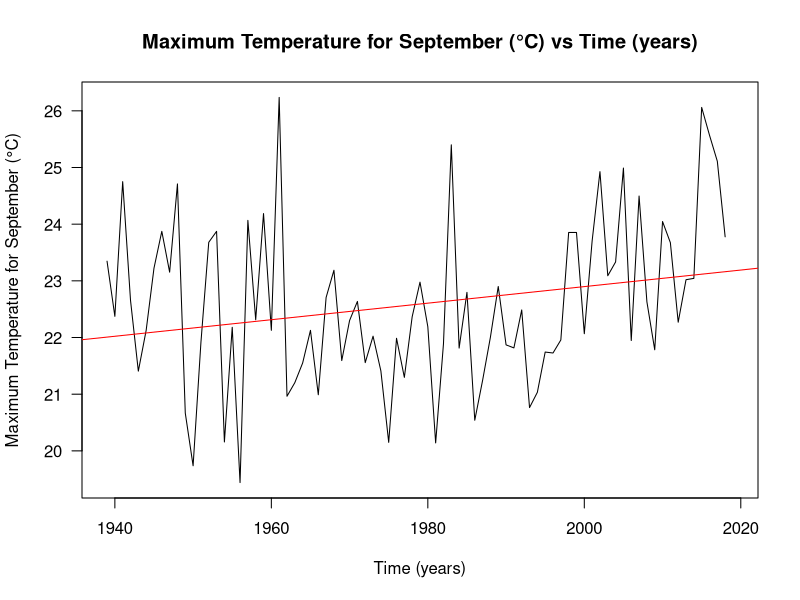
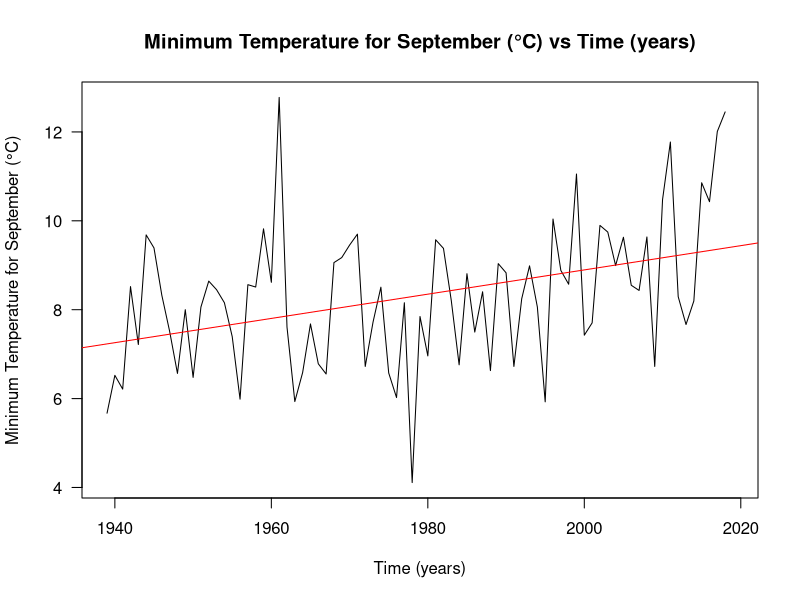
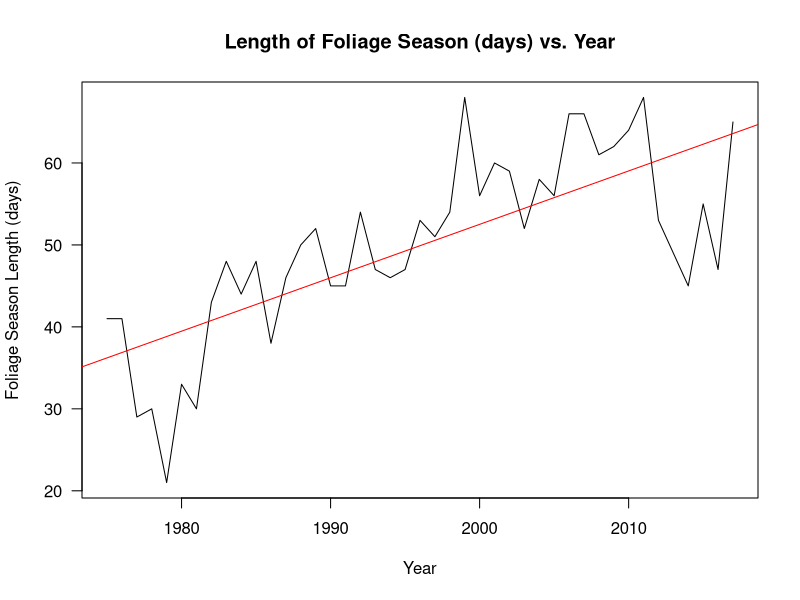

Write the R code that produced these figures, in order.
## ---- chunk 1
knitr::opts_chunk$set(echo = TRUE)
## ---- chunk 2
##Read CSV Data
climate_data <- read.csv("susannah_concordnh_data.csv")
## ---- chunk 3
##Fix Dates
strDates <- as.character(climate_data$DATE)
climate_data$NewDate <- as.Date(strDates, "%m/%d/%Y")
## ---- chunk 4
##Define Portions of "NewDate"
climate_data$Month = format(as.Date(climate_data$NewDate), format = "%m")
climate_data$Year = format(as.Date(climate_data$NewDate), format = "%Y")
MonthlyTMAXMean = aggregate(TMAX~Month+Year, climate_data, mean)

MonthlyTMAXMean$Year = as.numeric(MonthlyTMAXMean$Year)
MonthlyTMAXMean$YEAR = as.numeric(MonthlyTMAXMean$Year)
MonthlyTMAXMean$MONTH = as.numeric(MonthlyTMAXMean$Month)
## ---- chunk 5
##New Plots
plot(TMAX~YEAR, data=MonthlyTMAXMean[MonthlyTMAXMean$Month == "09",], ty='l', xlim = c(1939, 2019), main = "Maximum Temperature for September (°C) vs Time (years)", xlab="Time (years)", ylab="Maximum Temperature for September (°C)", pch=20, las=1, col="black")
September.lm <- lm(TMAX ~ YEAR, data = MonthlyTMAXMean[MonthlyTMAXMean$Month=="09",])
abline(coef(September.lm), col = "red")
## ---- chunk 6
##Monthly Minimums
MonthlyTMINMean = aggregate(TMIN~Month+Year, climate_data, mean)
MonthlyTMINMean$MONTH = as.numeric(MonthlyTMINMean$Month)
MonthlyTMINMean$YEAR = as.numeric(MonthlyTMINMean$Year)
plot(TMIN~YEAR, data=MonthlyTMINMean[MonthlyTMINMean$Month == "09",], ty='l',xlim = c(1939, 2019), main = "Minimum Temperature for September (°C) vs Time (years)", xlab = "Time (years)", ylab = "Minimum Temperature for September (°C)", pch=20, las=1, col="black")
September.lm <- lm(TMIN ~ YEAR, data = MonthlyTMINMean[MonthlyTMINMean$Month=="09",])
abline(coef(September.lm), col = "red")
## ---- chunk 7
##Read Leaf Observation CSV Data
leaf_observations <- read.csv("Leaf-Chart-1-1.csv")
## ---- chunk 8
##Plot Leaf Observation Data
plot(Range~Year, leaf_observations, main = "Length of Foliage Season (days) vs. Year", xlab = "Year", ylab = "Foliage Season Length (days)",ty='l',pch=20, las=1, col="black")
##Add Best Fit Line
c<-coef(lm(Range~Year, leaf_observations))
abline(c, col="red")
